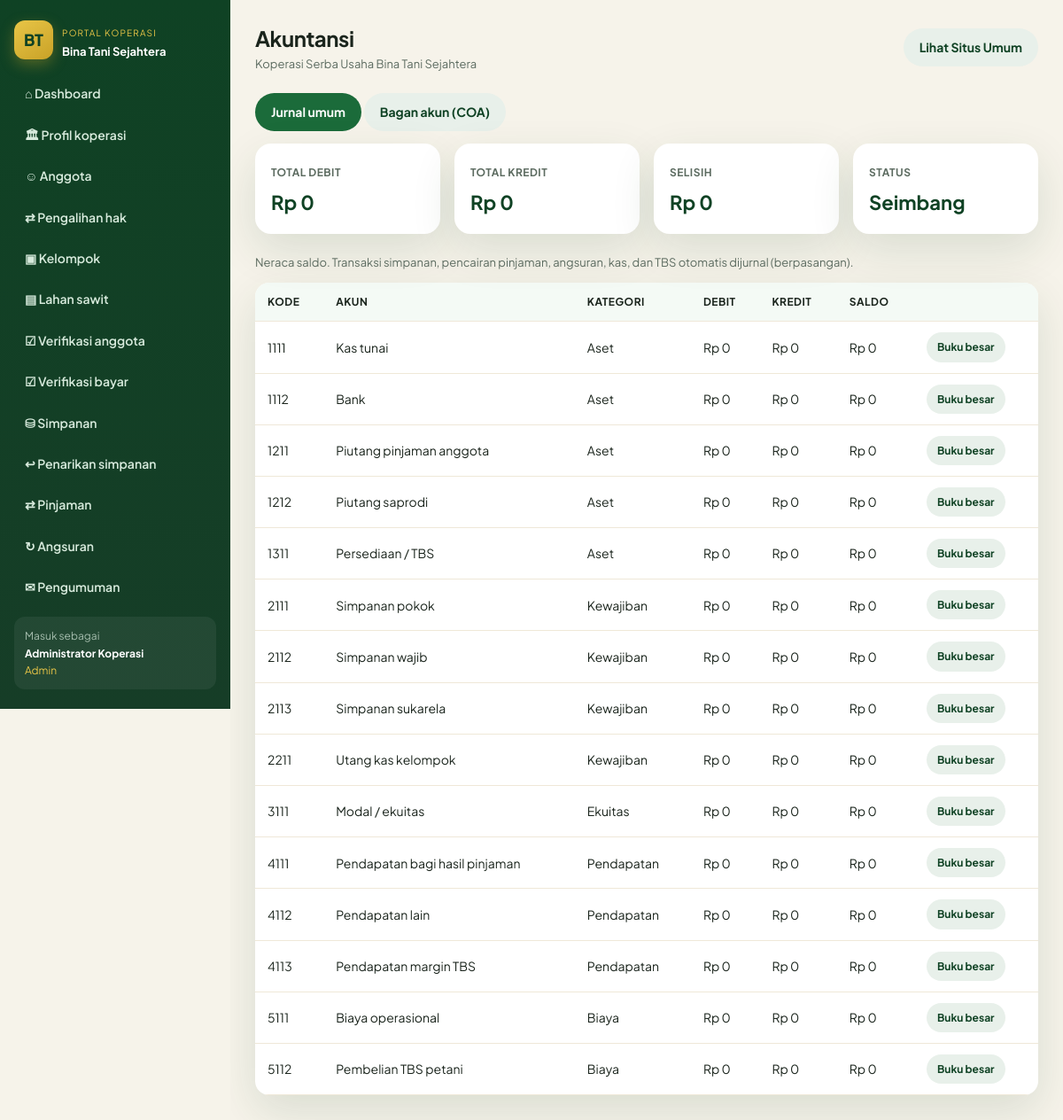
Screenshot of /akuntansi.php (signed in) with the database file from the repository.
### tables this page shows
CREATE TABLE IF NOT EXISTS pengaturan (
  id INT PRIMARY KEY DEFAULT 1,
  nama_koperasi VARCHAR(150) DEFAULT 'Koperasi Serba Usaha Bina Tani Sejahtera',
  alamat TEXT,
  telepon VARCHAR(30),
  email VARCHAR(80),
  tahun_berdiri YEAR,
  tanggal_berdiri DATE NULL,
  ketua VARCHAR(100),
  visi TEXT,
  misi TEXT,
  bagi_hasil_persen DECIMAL(5,2) NOT NULL DEFAULT 1.00,
  simpanan_pokok DECIMAL(15,2) NOT NULL DEFAULT 500000,
  simpanan_wajib DECIMAL(15,2) NOT NULL DEFAULT 50000
);

CREATE TABLE IF NOT EXISTS coa_akun (
  kode VARCHAR(10) PRIMARY KEY,
  nama VARCHAR(120) NOT NULL,
  kategori VARCHAR(30) NOT NULL,
  saldo_normal ENUM('debit','kredit') NOT NULL DEFAULT 'debit'
);

### config.php (called while the page is built, shortened)
<?php
function db(): PDO {
    static $pdo = null;
    if ($pdo !== null) {
        return $pdo;
    }
    $attempts = [
        [DB_USER, DB_PASS],
        ['root', ''],
        ['root', 'root'],
        ['koperasi', 'koperasi123'],
    ];
    $last = null;
    foreach ($attempts as [$user, $pass]) {
        try {
            $pdo = new PDO(
                'mysql:host=' . DB_HOST . ';dbname=' . DB_NAME . ';charset=utf8mb4',
                $user,
                $pass,
                [
                    PDO::ATTR_ERRMODE => PDO::ERRMODE_EXCEPTION,
                    PDO::ATTR_DEFAULT_FETCH_MODE => PDO::FETCH_ASSOC,
                ]
            );
            return $pdo;
        } catch (Throwable $e) {
            $last = $e;
        }
    }
    throw $last ?? new RuntimeException('Gagal konek database');
}
function setting(): array {
    static $s = null;
    if ($s === null) {
        $s = db()->query('SELECT * FROM pengaturan WHERE id = 1')->fetch() ?: [];
    }
    return $s;
}
function rupiah($n): string {
    return 'Rp ' . number_format((float)$n, 0, ',', '.');
}
function e($s): string {
    return htmlspecialchars((string)$s, ENT_QUOTES, 'UTF-8');
}
function auth(): ?array {
    if (!empty($_SESSION['user'])) {
        return $_SESSION['user'];
    }
    return null;
}

### akuntansi.php (the view, shortened to what this page needs)
<?php
require __DIR__ . '/config.php';
$title = 'Akuntansi';
$pdo = db();
$neraca = $pdo->query("
  SELECT c.kode, c.nama, c.kategori, c.saldo_normal,
    COALESCE(SUM(CASE WHEN d.posisi='debit' THEN d.nominal ELSE 0 END),0) debit,
    COALESCE(SUM(CASE WHEN d.posisi='kredit' THEN d.nominal ELSE 0 END),0) kredit
  FROM coa_akun c
  LEFT JOIN jurnal_detail d ON d.kode_akun=c.kode
  GROUP BY c.kode
  ORDER BY c.kode
")->fetchAll();
$totD = 0;
$totK = 0;
foreach ($neraca as &$r) {
    $saldo = $r['saldo_normal'] === 'debit' ? (float)$r['debit'] - (float)$r['kredit'] : (float)$r['kredit'] - (float)$r['debit'];
    $r['saldo'] = $saldo;
    $totD += (float)$r['debit'];
    $totK += (float)$r['kredit'];
}
include __DIR__ . '/includes/app_header.php';
?>
<p style="margin-bottom:14px;">
  <a class="btn btn-green" href="akuntansi_jurnal.php">Jurnal umum</a>
  <a class="btn btn-ghost" href="akuntansi_coa.php">Bagan akun (COA)</a>
</p>
<div class="kpis">
  <div class="kpi"><span>Total debit</span><b><?= rupiah($totD) ?></b></div>
  <div class="kpi"><span>Total kredit</span><b><?= rupiah($totK) ?></b></div>
  <div class="kpi"><span>Selisih</span><b><?= rupiah($totD - $totK) ?></b></div>
  <div class="kpi"><span>Status</span><b><?= abs($totD - $totK) < 1 ? 'Seimbang' : 'Tidak balance' ?></b></div>
</div>
<p style="font-size:13px;color:var(--muted);margin-bottom:12px;">Neraca saldo. Transaksi simpanan, pencairan pinjaman, angsuran, kas, dan TBS otomatis dijurnal (berpasangan).</p>
<div class="table-wrap">
  <table>
    <thead><tr><th>Kode</th><th>Akun</th><th>Kategori</th><th>Debit</th><th>Kredit</th><th>Saldo</th><th></th></tr></thead>
    <tbody>
    <?php foreach ($neraca as $r): ?>
      <tr>
        <td><?= e($r['kode']) ?></td>
        <td><?= e($r['nama']) ?></td>
        <td><?= e($r['kategori']) ?></td>
        <td><?= rupiah($r['debit']) ?></td>
        <td><?= rupiah($r['kredit']) ?></td>
        <td><?= rupiah($r['saldo']) ?></td>
        <td><a class="btn btn-ghost btn-sm" href="akuntansi_buku.php?kode=<?= e($r['kode']) ?>">Buku besar</a></td>
      </tr>
    <?php endforeach; ?>
    </tbody>
  </table>
</div>
<?php include __DIR__ . '/includes/app_footer.php'; ?>

### includes/app_header.php (shortened to what this page needs)
<?php
$s = setting();
$u = auth();
function nav_active($file) {
    return basename($_SERVER['PHP_SELF']) === $file ? 'active' : '';
}
?>
<!DOCTYPE html>
<html lang="id">
<head>
  <link rel="stylesheet" href="assets/style.css?v=24">
</head>
<body>
<div class="app">
  <aside class="sidebar" id="appSide">
    <div class="side-brand">
      <div class="logo">BT</div>
      <div>
        <small style="color:#e8c547;font-size:10px;letter-spacing:.12em;text-transform:uppercase;">Portal Koperasi</small>
        <strong style="display:block;font-size:13px;color:#fff;">Bina Tani Sejahtera</strong>
      </div>
    </div>
    <nav class="side-nav">
      <a class="<?= nav_active('dashboard.php') ?>" href="dashboard.php">⌂ Dashboard</a>
      <a class="<?= nav_active('profil_koperasi.php') ?>" href="profil_koperasi.php">🏛 Profil koperasi</a>
      <?php if (in_array($u['role'], ['admin','pengurus'])): ?>
        <a class="<?= nav_active('anggota.php') ?>" href="anggota.php">☺ Anggota</a>
        <a class="<?= nav_active('pengalihan.php') ?>" href="pengalihan.php">⇄ Pengalihan hak</a>
        <a class="<?= nav_active('kelompok.php') ?>" href="kelompok.php">▣ Kelompok</a>
        <a class="<?= nav_active('tbs_lahan.php') ?>" href="tbs_lahan.php">▤ Lahan sawit</a>
        <a class="<?= nav_active('verifikasi.php') ?>" href="verifikasi.php">☑ Verifikasi anggota</a>
        <a class="<?= nav_active('verifikasi_bayar.php') ?>" href="verifikasi_bayar.php">☑ Verifikasi bayar</a>
        <a class="<?= nav_active('simpanan.php') ?>" href="simpanan.php">⛁ Simpanan</a>
        <a class="<?= nav_active('penarikan.php') ?>" href="penarikan.php">↩ Penarikan simpanan</a>
        <a class="<?= nav_active('pinjaman.php') ?>" href="pinjaman.php">⇄ Pinjaman</a>
        <a class="<?= nav_active('angsuran.php') ?>" href="angsuran.php">↻ Angsuran</a>
        <a class="<?= nav_active('pengumuman.php') ?>" href="pengumuman.php">✉ Pengumuman</a>
      <?php endif; ?>
    </nav>
    <div style="margin-top:auto;padding:12px;background:rgba(255,255,255,.06);border-radius:12px;font-size:12px;">
      <div style="opacity:.7;">Masuk sebagai</div>
      <strong style="color:#fff;"><?= e($u['nama']) ?></strong>
      <div style="color:#e8c547;text-transform:capitalize;"><?= e($u['role']) ?></div>
    </div>
  </aside>
  <div class="main">
    <div class="topbar">
      <div class="topbar-left">
        <div>
          <h2 style="letter-spacing:-.02em;"><?= e($title ?? 'Dashboard') ?></h2>
          <div style="color:#5c6b60;font-size:13px;"><?= e($s['nama_koperasi']) ?></div>
        </div>
      </div>
      <a class="btn btn-ghost hide-sm" href="index.php" target="_blank">Lihat Situs Umum</a>
    </div>

### includes/app_footer.php (shortened to what this page needs)
  </div>
</div>
</body>
</html>

### assets/style.css (style rules this page uses)
:root { --green: #1b6b3a; --green-d: #0f4224; --green-l: #2d9a56; --leaf: #7cb342; --gold: #c9a227; --gold-l: #e8c547; --cream: #f6f3ea; --sand: #efe8d8; --ink: #1a241c; --muted: #5c6b60; --white: #fff; --card: #fff; --shadow: 0 18px 50px rgba(15, 66, 36, .12); --radius: 18px; --nav-h: 76px; }
* { box-sizing: border-box; margin: 0; padding: 0; }
html { scroll-behavior: smooth; }
body { font-family: "Plus Jakarta Sans", system-ui, sans-serif; color: var(--ink); background: var(--cream); line-height: 1.6; overflow-x: hidden; }
a { color: inherit; text-decoration: none; }
.logo { width: 44px; height: 44px; border-radius: 12px; background: linear-gradient(145deg, var(--gold-l), var(--gold)); display: grid; place-items: center; font-weight: 800; color: var(--green-d); font-size: 18px; box-shadow: 0 6px 16px rgba(201,162,39,.35); }
.btn { display: inline-flex; align-items: center; justify-content: center; gap: 8px; padding: 10px 18px; border-radius: 999px; border: 0; cursor: pointer; font-weight: 700; font-size: 14px; font-family: inherit; }
.btn-green { background: var(--green); color: #fff; }
.btn-ghost { background: #e8f0ea; color: var(--green-d); }
.btn-sm { padding: 7px 12px; font-size: 12px; }
.table-wrap { overflow-x: auto; overflow-y: hidden; background: #fff; border-radius: 16px; box-shadow: var(--shadow); width: 100%; max-width: 100%; -webkit-overflow-scrolling: touch; }
table { width: 100%; border-collapse: collapse; font-size: 14px; }
th, td { padding: 12px 14px; text-align: left; border-bottom: 1px solid #efe8d8; }
th { background: #f4faf5; color: var(--green-d); font-size: 12px; letter-spacing: .04em; text-transform: uppercase; }
.app { display: grid; grid-template-columns: 260px 1fr; min-height: 100vh; }
.sidebar { background: linear-gradient(180deg, #0f4224, #163d27); color: #dceee1; padding: 22px 16px; position: sticky; top: 0; height: 100vh; max-height: 100vh; overflow: hidden; display: flex; flex-direction: column; }
.side-brand { display: flex; gap: 10px; align-items: center; margin-bottom: 16px; color: #fff; flex: 0 0 auto; }
.side-nav { flex: 1 1 auto; min-height: 0; overflow-y: auto; overflow-x: hidden; padding-right: 4px; margin-bottom: 10px; }
.side-nav { scrollbar-color: rgba(232,197,71,.45) transparent; }
.side-nav a { display: flex; gap: 10px; align-items: center; padding: 10px 12px; border-radius: 12px; color: #d7eadc; font-size: 14px; font-weight: 600; margin-bottom: 4px; }
.sidebar > div:last-child { flex: 0 0 auto; }
.main { padding: 24px 28px 48px; min-width: 0; overflow-x: hidden; }
.topbar { display: flex; justify-content: space-between; align-items: center; margin-bottom: 22px; }
.kpis { display: grid; grid-template-columns: repeat(4, 1fr); gap: 16px; margin-bottom: 22px; }
.kpi { background: #fff; border-radius: 18px; padding: 18px; box-shadow: var(--shadow); }
.kpi span { font-size: 12px; color: var(--muted); font-weight: 700; letter-spacing: .04em; text-transform: uppercase; }
.kpi b { display: block; font-size: 22px; margin-top: 6px; color: var(--green-d); }
.topbar-left { display: flex; align-items: center; gap: 10px; min-width: 0; }
@media (min-width: 961px) { .sidebar { transform: none !important; position: sticky; } }
th a.th-sort, th.th-click { color: inherit; text-decoration: none; cursor: pointer; user-select: none; }

### rows the page displays
pengaturan: nama_koperasi "Koperasi Serba Usaha Bina Tani Sejahtera"
coa_akun: kode "1111", nama "Kas tunai", kategori "Aset", debit "Rp 0", kredit "Rp 0", saldo "Rp 0"
coa_akun: kode "1112", nama "Bank", kategori "Aset", debit "Rp 0", kredit "Rp 0", saldo "Rp 0"
coa_akun: kode "1211", nama "Piutang pinjaman anggota", kategori "Aset", debit "Rp 0", kredit "Rp 0", saldo "Rp 0"
coa_akun: kode "1212", nama "Piutang saprodi", kategori "Aset", debit "Rp 0", kredit "Rp 0", saldo "Rp 0"
coa_akun: kode "1311", nama "Persediaan / TBS", kategori "Aset", debit "Rp 0", kredit "Rp 0", saldo "Rp 0"
coa_akun: kode "2111", nama "Simpanan pokok", kategori "Kewajiban", debit "Rp 0", kredit "Rp 0", saldo "Rp 0"
coa_akun: kode "2112", nama "Simpanan wajib", kategori "Kewajiban", debit "Rp 0", kredit "Rp 0", saldo "Rp 0"
coa_akun: kode "2113", nama "Simpanan sukarela", kategori "Kewajiban", debit "Rp 0", kredit "Rp 0", saldo "Rp 0"
coa_akun: kode "2211", nama "Utang kas kelompok", kategori "Kewajiban", debit "Rp 0", kredit "Rp 0", saldo "Rp 0"
coa_akun: kode "3111", nama "Modal / ekuitas", kategori "Ekuitas", debit "Rp 0", kredit "Rp 0", saldo "Rp 0"
coa_akun: kode "4111", nama "Pendapatan bagi hasil pinjaman", kategori "Pendapatan", debit "Rp 0", kredit "Rp 0", saldo "Rp 0"
coa_akun: kode "4112", nama "Pendapatan lain", kategori "Pendapatan", debit "Rp 0", kredit "Rp 0", saldo "Rp 0"
coa_akun: kode "4113", nama "Pendapatan margin TBS", kategori "Pendapatan", debit "Rp 0", kredit "Rp 0", saldo "Rp 0"
coa_akun: kode "5111", nama "Biaya operasional", kategori "Biaya", debit "Rp 0", kredit "Rp 0", saldo "Rp 0"
coa_akun: kode "5112", nama "Pembelian TBS petani", kategori "Biaya", debit "Rp 0", kredit "Rp 0", saldo "Rp 0"

### other values shown
$u['nama'] "Administrator Koperasi"
$u['role'] "Admin"
$title "Akuntansi"
rupiah($totD) "Rp 0"
rupiah($totK) "Rp 0"
rupiah($totD - $totK) "Rp 0"
